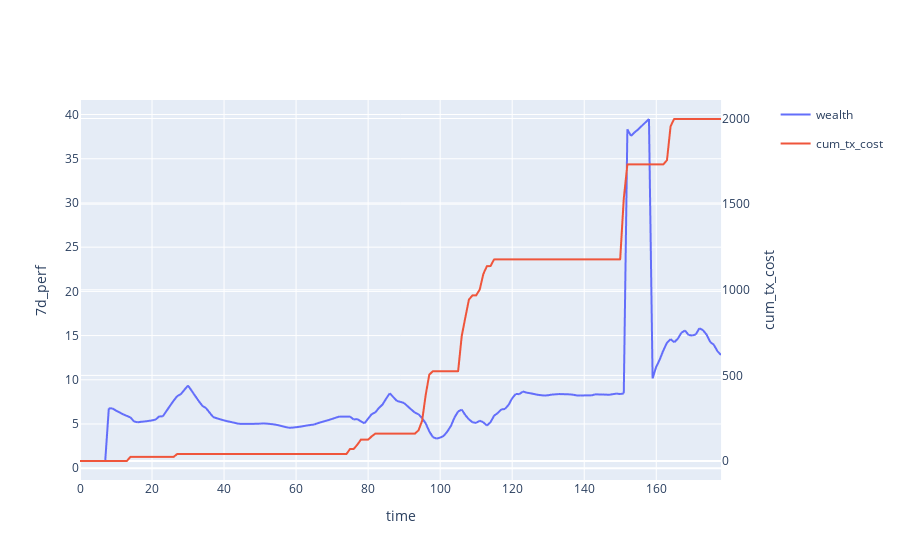

The notebook cell saved with this chart:
### Markdown cell above
### typical params backest

### Code cell
conditions = {
    'cap': 0.3,
    'halflife': "10d",
    'cost_blind_optimization': True,
    'cost': 1e-3,
    'gaz': 40,
    'assumed_holding_days': 30,
    'base_buffer': 0.1,
    'concentration_limit': 0.8,
}
filename = "C:/Users/david/singularity/midfreq/logs/{}_{}_{}_{}_{}_{}_{}_{}__backtest.csv".format(*conditions.values())
backtest = pd.read_csv(filename)

backtest['tx_cost'].iloc[0] = 0.001
cum_tx_cost = backtest["tx_cost"].cumsum()
cum_tx_cost.name = 'cum_tx_cost'
apy_7d = (backtest[['wealth']] / backtest[['wealth']].shift(7) -1)*365/7*100

subfig = make_subplots(specs=[[{"secondary_y": True}]])

# create two independent figures with px.line each containing data from multiple columns
fig = px.line(apy_7d,render_mode="webgl",)
fig2 = px.line(cum_tx_cost, render_mode="webgl",)
fig2.update_traces(yaxis="y2")
subfig.add_traces(fig.data + fig2.data)
subfig.layout.xaxis.title = "time"
subfig.layout.yaxis.title = "7d_perf"
subfig.layout.yaxis2.title = "cum_tx_cost"

# recoloring is necessary otherwise lines from fig und fig2 would share each color
# e.g. Linear-, Log- = blue; Linear+, Log+ = red... we don't want this
subfig.for_each_trace(lambda t: t.update(line=dict(color=t.marker.color)))
subfig.show()

print(filename)

### Figure 1 — Plotly figure (JSON) as saved in the notebook; plotly's stock layout.template omitted (floating-point values rounded to 4 significant figures; data arrays with more than 128 entries replaced by an {"elided": "..."} marker saying what was removed)
{"data": [{"hovertemplate": "variable=wealth<br>index=%{x}<br>value=%{y}<extra></extra>", "legendgroup": "wealth", "line": {"dash": "solid"}, "marker": {"symbol": "circle"}, "mode": "lines", "name": "wealth", "showlegend": true, "type": "scattergl", "x": {"elided": "179 int values"}, "xaxis": "x", "y": {"elided": "179 float values"}, "yaxis": "y"}, {"hovertemplate": "variable=cum_tx_cost<br>index=%{x}<br>value=%{y}<extra></extra>", "legendgroup": "cum_tx_cost", "line": {"dash": "solid"}, "marker": {"symbol": "circle"}, "mode": "lines", "name": "cum_tx_cost", "showlegend": true, "type": "scattergl", "x": {"elided": "179 int values"}, "xaxis": "x", "y": {"elided": "179 float values"}, "yaxis": "y2"}], "layout": {"xaxis": {"anchor": "y", "domain": [0, 0.94], "title": {"text": "time"}}, "yaxis": {"anchor": "x", "domain": [0, 1], "title": {"text": "7d_perf"}}, "yaxis2": {"anchor": "x", "overlaying": "y", "side": "right", "title": {"text": "cum_tx_cost"}}}}
